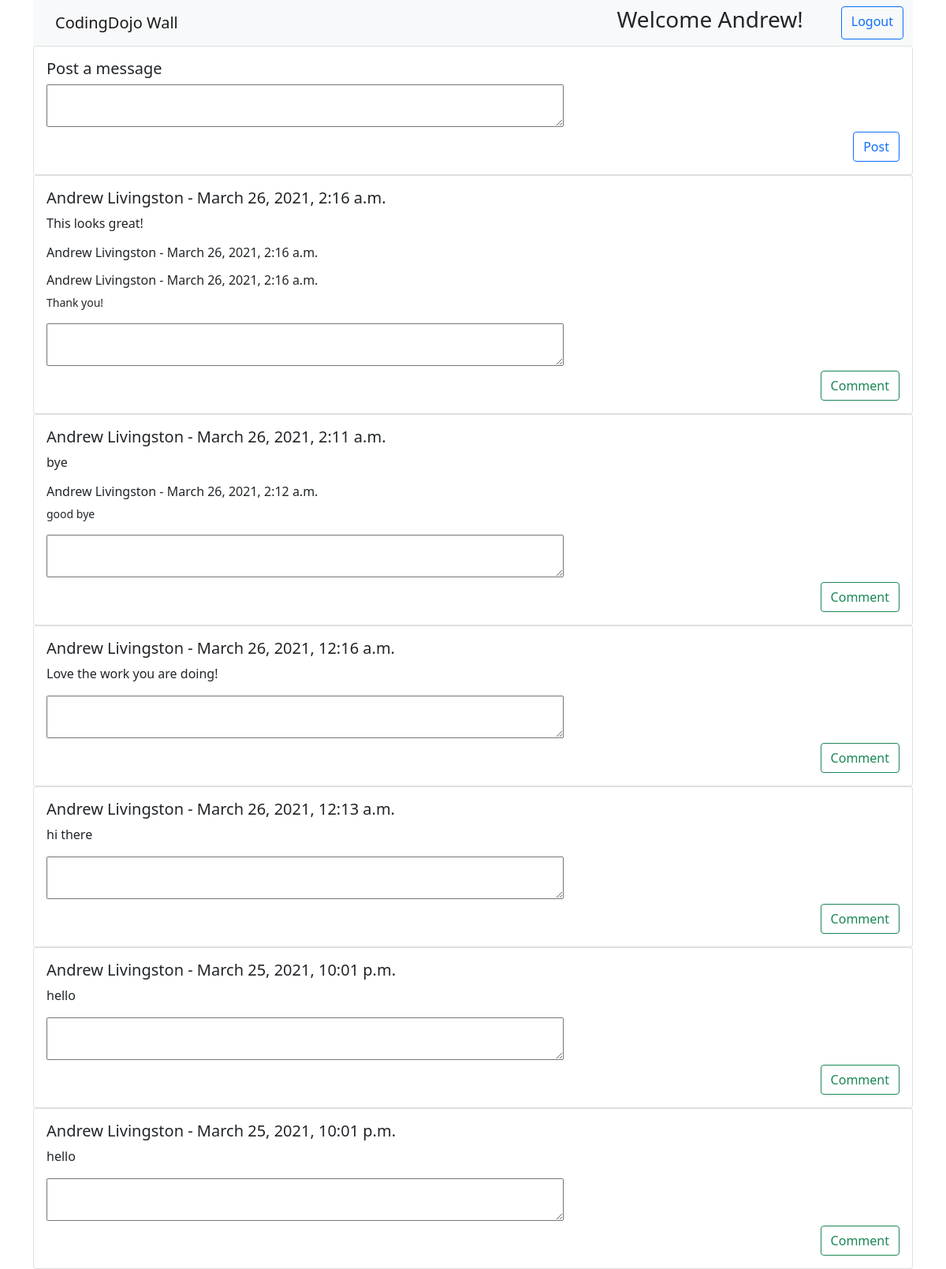
Page /wall (signed in) on the committed database.
### the_wall_app/models.py (models this page shows)
class User(models.Model):
    first_name = models.CharField(max_length=45)
    last_name = models.CharField(max_length=45)
    email = models.CharField(max_length=255)
    password = models.CharField(max_length=255)
    created_at = models.DateTimeField(auto_now_add=True)
    updated_at = models.DateTimeField(auto_now=True)
    objects = User_Manager()

class Message(models.Model):
    msg_content = models.TextField()
    user = models.ForeignKey(User, related_name='messages', on_delete = models.CASCADE)
    created_at = models.DateTimeField(auto_now_add=True)
    updated_at = models.DateTimeField(auto_now=True)

class Comment(models.Model):
    cmt_content = models.TextField()
    user = models.ForeignKey(User, related_name='comments', on_delete = models.CASCADE)
    message = models.ForeignKey(Message, related_name='comments', on_delete = models.CASCADE)
    created_at = models.DateTimeField(auto_now_add=True)
    updated_at = models.DateTimeField(auto_now=True)

### the_wall_app/views.py (the view)
def success(request):
    if 'user_id' not in request.session:
        return redirect('/')
    else:
        context = {
            'user' : User.objects.get(id=request.session['user_id']),
            'messages': Message.objects.all(),
            "comment": Comment.objects.all()
        }
    return render(request, 'wall.html', context)

### the_wall_app/templates/wall.html (shortened to what this page needs)
<!DOCTYPE html>
<html lang="en">
<head>
    <link rel="stylesheet" href="https://cdn.jsdelivr.net/npm/bootstrap@5.0.0-beta3/dist/css/bootstrap.rtl.min.css">
</head>
<body>
    <div class="container">
        <nav class="navbar navbar-light bg-light">
            <div class="container-fluid">
            <a class="navbar-brand">CodingDojo Wall</a>
            <form class="d-flex">
                <h3 class="ms-5">Welcome {{user.first_name}}!</h3>
                <a href="/logout" class="btn btn-outline-primary">Logout</a>
            </form>
            </div>
        </nav>
        <div class="card">
            <div class="card-body">
            <h5 class="card-title">Post a message</h5>
            <form action="/post_message" method="post">
                <textarea name="msg_content" id="msg_content" style="width: 41rem;"></textarea>
                <div class="d-flex justify-content-end">
                    <input type="submit" value="Post" class="btn btn-outline-primary">
                </div>
            </form>
            </div>
        </div>
        {% for message in messages reversed %}
        <div class="card">
            <div class="card-body">
            <h5 class="card-title">{{ message.user.first_name }} {{ message.user.last_name }} - {{ message.created_at }}</h5>
            <p>{{ message.msg_content }}</p>
            {% for comment in message.comments.all %}
            <p class="h6">{{ comment.user.first_name }} {{ comment.user.last_name }} - {{ comment.created_at }}</p>
            <p class="small">{{ comment.cmt_content }}</p>
            {% endfor %}
            <form action="/post_comment" method="post">
                <textarea name="cmt_content" style="width: 41rem;"></textarea>
                <div class="d-flex justify-content-end">
                    <input type="submit" value="Comment" class="btn btn-outline-success">
                </div>
            </form>
            </div>
        </div>
        {% endfor %}
      </div>
</body>
</html>

### rows in the picture
User: first_name "Andrew"
Message: user.first_name "Andrew", user.last_name "Livingston", created_at "March 26, 2021, 2:16 a.m.", msg_content "This looks great!"
Comment: user.first_name "Andrew", user.last_name "Livingston", created_at "March 26, 2021, 2:16 a.m."
Comment: user.first_name "Andrew", user.last_name "Livingston", created_at "March 26, 2021, 2:16 a.m.", cmt_content "Thank you!"
Message: user.first_name "Andrew", user.last_name "Livingston", created_at "March 26, 2021, 2:11 a.m.", msg_content "bye"
Comment: user.first_name "Andrew", user.last_name "Livingston", created_at "March 26, 2021, 2:12 a.m.", cmt_content "good bye"
Message: user.first_name "Andrew", user.last_name "Livingston", created_at "March 26, 2021, 12:16 a.m.", msg_content "Love the work you are doing!"
Message: user.first_name "Andrew", user.last_name "Livingston", created_at "March 26, 2021, 12:13 a.m.", msg_content "hi there"
Message: user.first_name "Andrew", user.last_name "Livingston", created_at "March 25, 2021, 10:01 p.m.", msg_content "hello"
Message: user.first_name "Andrew", user.last_name "Livingston", created_at "March 25, 2021, 10:01 p.m.", msg_content "hello"
